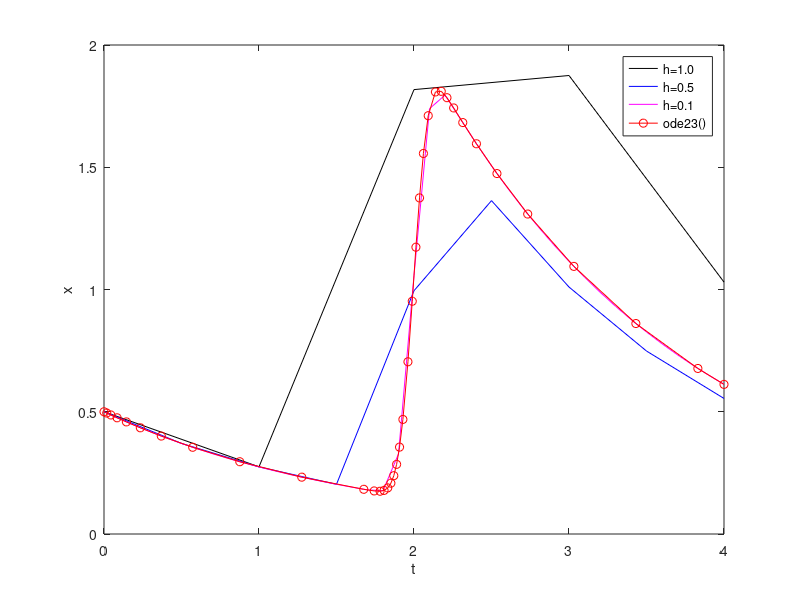

Recreate this plot in MATLAB.
function MP2p05()

close all
clear all

% Solving the ODE for
% 0<t<4 with x(0)=0.5

%Own RK4 Solver
[t1,x1]=MyRK4(@dxdt,[0 4],0.5,1);
[t2,x2]=MyRK4(@dxdt,[0 4],0.5,0.5);
[t3,x3]=MyRK4(@dxdt,[0 4],0.5,0.1);
%Matlab Solver
[tmat,xmat]=ode23(@dxdt,[0 4],0.5);
plot(t1,x1,'k-',t2,x2,'b-',t3,x3,'m-',tmat,xmat,'ro-')
legend('h=1.0','h=0.5','h=0.1','ode23()');
xlabel('t');
ylabel('x');

function [t,x]=MyRK4(ODEfunc,tspan,x0,h)
%This function assumes you are only solving
%one ODE.
t=tspan(1):h:tspan(2);
x(1)=x0;
for n=1:length(t)-1
    k1=ODEfunc(t(n),x(n));
    k2=ODEfunc(t(n)+(h/2),x(n)+(h/2)*k1);
    k3=ODEfunc(t(n)+(h/2),x(n)+(h/2)*k2);
    k4=ODEfunc(t(n)+h,x(n)+h*k3);
    x(n+1)=x(n)+((1/6)*k1+(1/3)*(k2+k3)+(1/6)*k4)*h;
end
 
 
function xp=dxdt(t,x)
xp=10*exp(-(t-2)^2/(2*0.075^2))-0.6*x;


